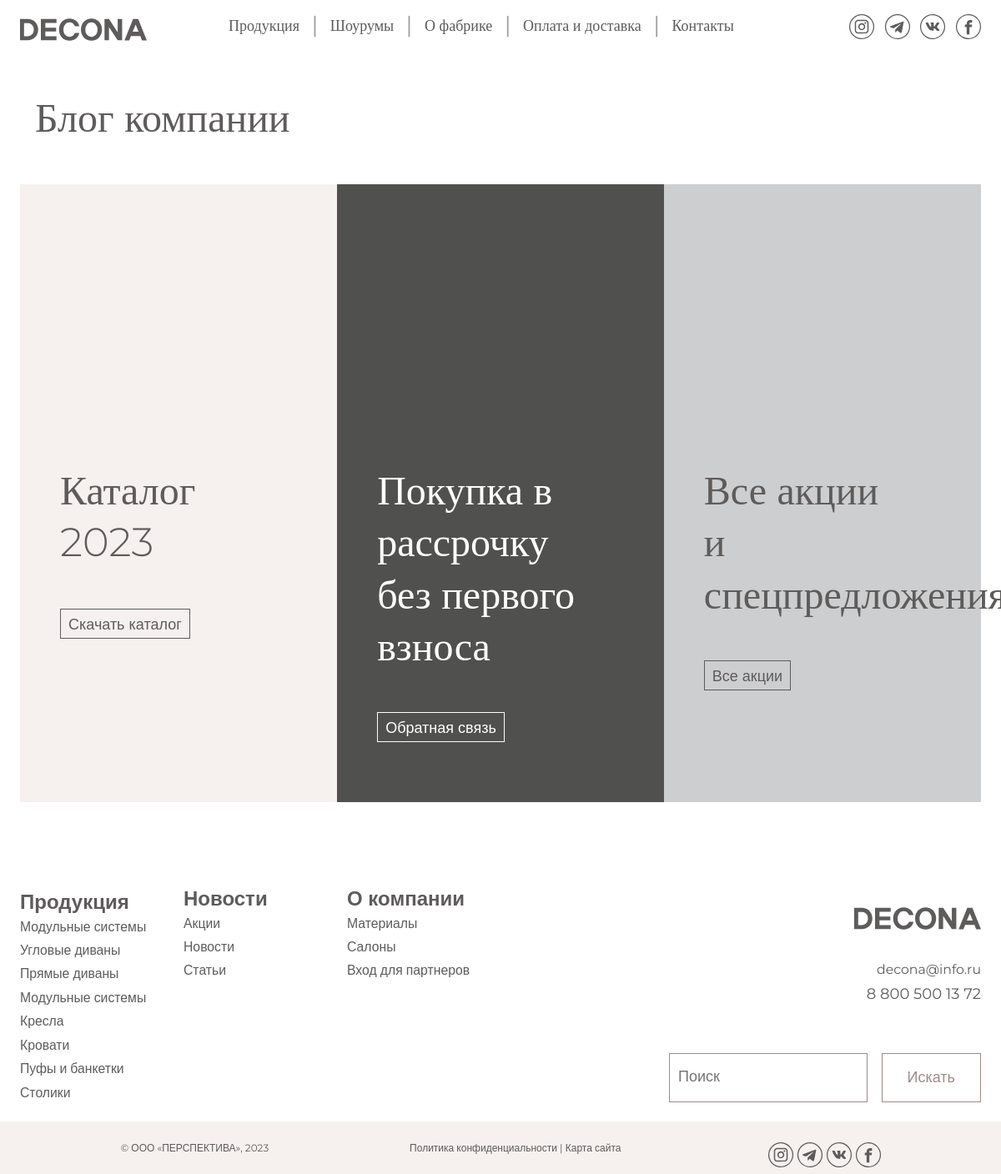
Before: /blog/ with the older database file.
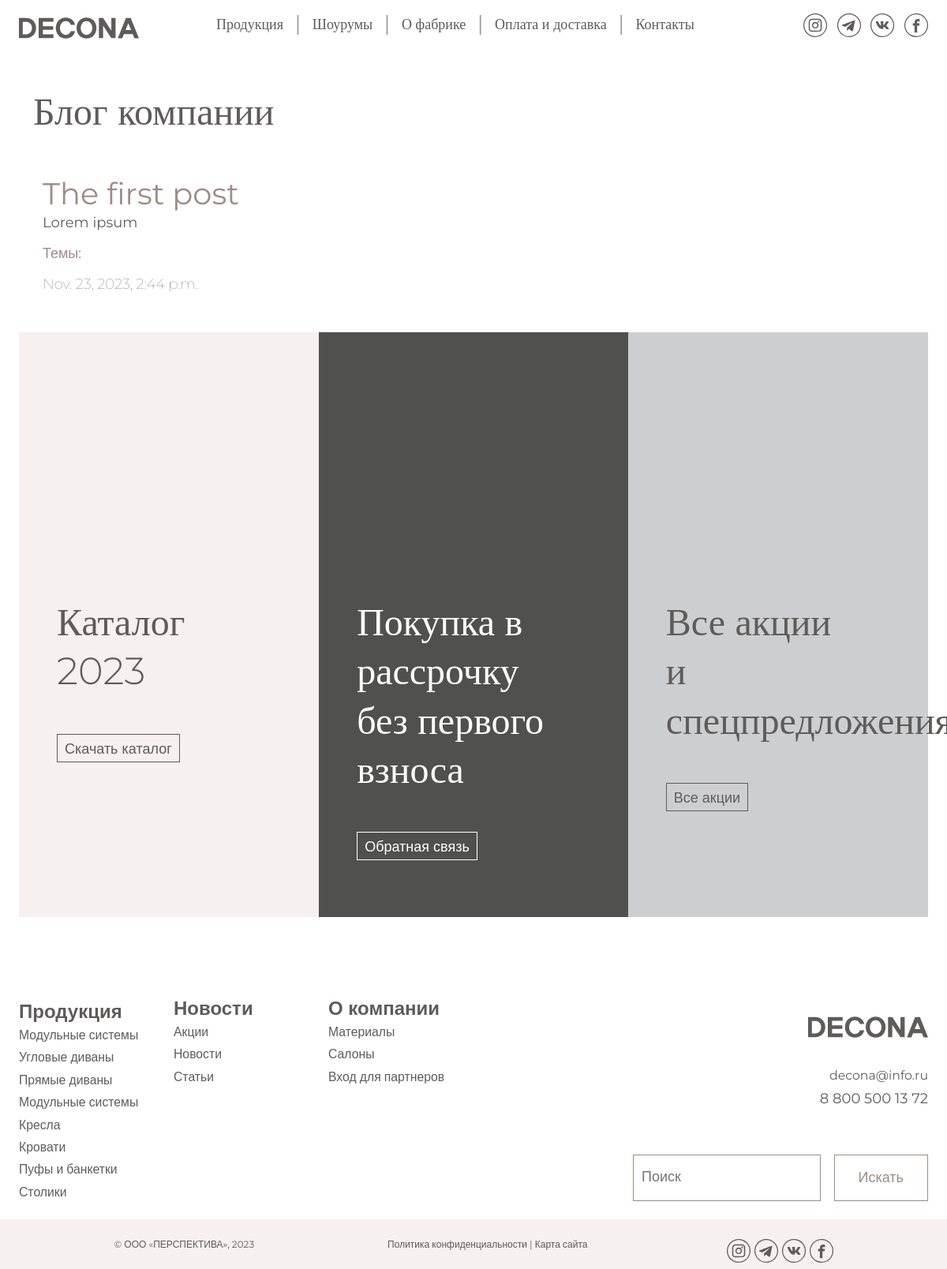
After: the same page with the newer database file.
### blog/models.py (models this page shows, shortened)
class Post(models.Model):
	class Status(models.TextChoices):
		DRAFT = 'DF', 'Draft'
		PUBLISHED = 'PB', 'Published'
	title = models.CharField(max_length=250, verbose_name = 'Заголовок')
	slug = models.SlugField(max_length=255, unique=True, db_index=True, verbose_name="URL")
	author = models.ForeignKey(User,
		on_delete=models.CASCADE,
		related_name='blog_posts', verbose_name = 'Автор')
	body = models.TextField(verbose_name = 'Текст поста')
	publish = models.DateTimeField(default=timezone.now, verbose_name = 'Опубликовано')
	created = models.DateTimeField(auto_now_add=True, verbose_name = 'Создано')
	updated = models.DateTimeField(auto_now=True, verbose_name = 'Обновлено')
	status = models.CharField(max_length=2,
		choices=Status.choices,
		default=Status.DRAFT, verbose_name = 'Статус')
	objects = models.Manager() # default
	published = PublishedManager() # show published
	tags = TaggableManager()
	class Meta:
		ordering = ['-publish']
		indexes = [
		models.Index(fields=['-publish']),
		]
		verbose_name = 'Запись в блоге'
		verbose_name_plural = 'Записи в блоге'

### blog/views.py (the view)
# urls.py: path('blog/', views.blog, name = 'blog'),
def blog(request, tag_slug=None):
	posts = Post.published.all()
	tag = None
	if tag_slug:
		tag = get_object_or_404(Tag, slug=tag_slug)
		blog = blog.filter(tags__in=[tag])
	paginator = Paginator(posts, 1)
	page_number = request.GET.get('page', 1)
	posts = paginator.page(page_number)
	return render(request,
		'blog/blog.html',
		{'posts': posts,
		'tag': tag})

### blog/models.py (called while the page is built)
	def get_queryset(self):
		return super().get_queryset()\
			.filter(status=Post.Status.PUBLISHED)

### blog/templates/blog/blog.html (shortened to what this page needs)
{% extends 'product/base_cacao_nav.html' %}
{% load static %}
{% block content %}
<div class="container container-fluid my-5">
	<h2 class="mb-5">Блог компании</h2>
	{% for el in posts %}
	<div class="container">
		<a href="#">
			<h3 class='cacao'>{{ el.title }}</h3>
			{{ el.body|truncatewords:30|linebreaks }}
			<p class="tags cacao my-3">Темы:
			</p>
			<p class='thin mb-5'>{{ el.created }}</p>
		</a>
	</div>
	{% endfor %}
</div>
{% endblock %}

Changed rows visible on the page:
added Post: title "The first post", body "Lorem ipsum", created "Nov. 23, 2023, 2:44 p.m."
